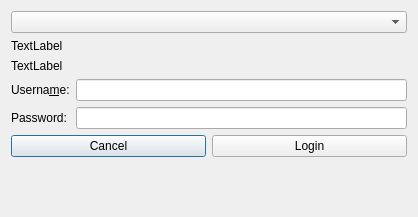
<?xml version="1.0" encoding="UTF-8"?>
<ui version="4.0">
 <class>AccountLoginDialog</class>
 <widget class="QDialog" name="AccountLoginDialog">
  <property name="geometry">
   <rect>
    <x>0</x>
    <y>0</y>
    <width>418</width>
    <height>217</height>
   </rect>
  </property>
  <layout class="QFormLayout" name="formLayout">
   <item row="0" column="0" colspan="2">
    <widget class="QComboBox" name="typeBox"/>
   </item>
   <item row="3" column="0">
    <widget class="QLabel" name="usernameLbl">
     <property name="text">
      <string>Userna&amp;me:</string>
     </property>
     <property name="buddy">
      <cstring>usernameEdit</cstring>
     </property>
    </widget>
   </item>
   <item row="3" column="1">
    <widget class="QLineEdit" name="usernameEdit"/>
   </item>
   <item row="4" column="0">
    <widget class="QLabel" name="passwordLbl">
     <property name="text">
      <string>Password:</string>
     </property>
     <property name="buddy">
      <cstring>passwordEdit</cstring>
     </property>
    </widget>
   </item>
   <item row="4" column="1">
    <widget class="QLineEdit" name="passwordEdit">
     <property name="echoMode">
      <enum>QLineEdit::Password</enum>
     </property>
    </widget>
   </item>
   <item row="5" column="0" colspan="2">
    <layout class="QHBoxLayout" name="horizontalLayout_2">
     <item>
      <widget class="QPushButton" name="cancelBtn">
       <property name="text">
        <string>Cancel</string>
       </property>
      </widget>
     </item>
     <item>
      <widget class="QPushButton" name="loginBtn">
       <property name="text">
        <string>Login</string>
       </property>
      </widget>
     </item>
    </layout>
   </item>
   <item row="6" column="0" colspan="2">
    <widget class="ProgressWidget" name="progressWidget" native="true"/>
   </item>
   <item row="1" column="0" colspan="2">
    <widget class="QLabel" name="errorLbl">
     <property name="text">
      <string>TextLabel</string>
     </property>
    </widget>
   </item>
   <item row="2" column="0" colspan="2">
    <widget class="QLabel" name="infoLbl">
     <property name="text">
      <string>TextLabel</string>
     </property>
     <property name="wordWrap">
      <bool>true</bool>
     </property>
     <property name="openExternalLinks">
      <bool>true</bool>
     </property>
     <property name="textInteractionFlags">
      <set>Qt::LinksAccessibleByMouse|Qt::TextSelectableByMouse</set>
     </property>
    </widget>
   </item>
  </layout>
 </widget>
 <customwidgets>
  <customwidget>
   <class>ProgressWidget</class>
   <extends>QWidget</extends>
   <header>widgets/ProgressWidget.h</header>
   <container>1</container>
  </customwidget>
 </customwidgets>
 <resources/>
 <connections/>
</ui>
